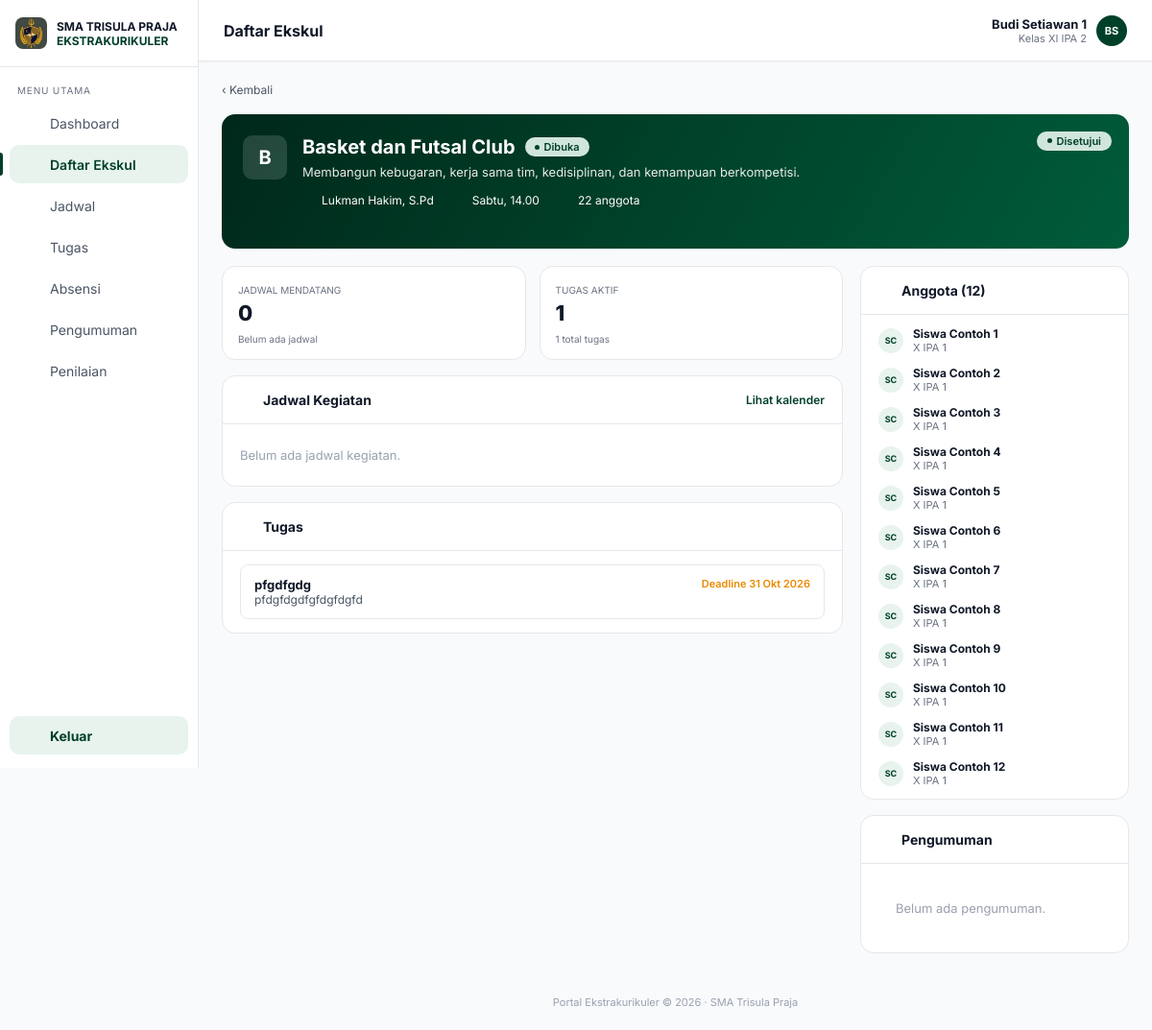
/portal-trisula/ekskul_detail.php?id=2 (signed in), run on an earlier commit of the app's database.
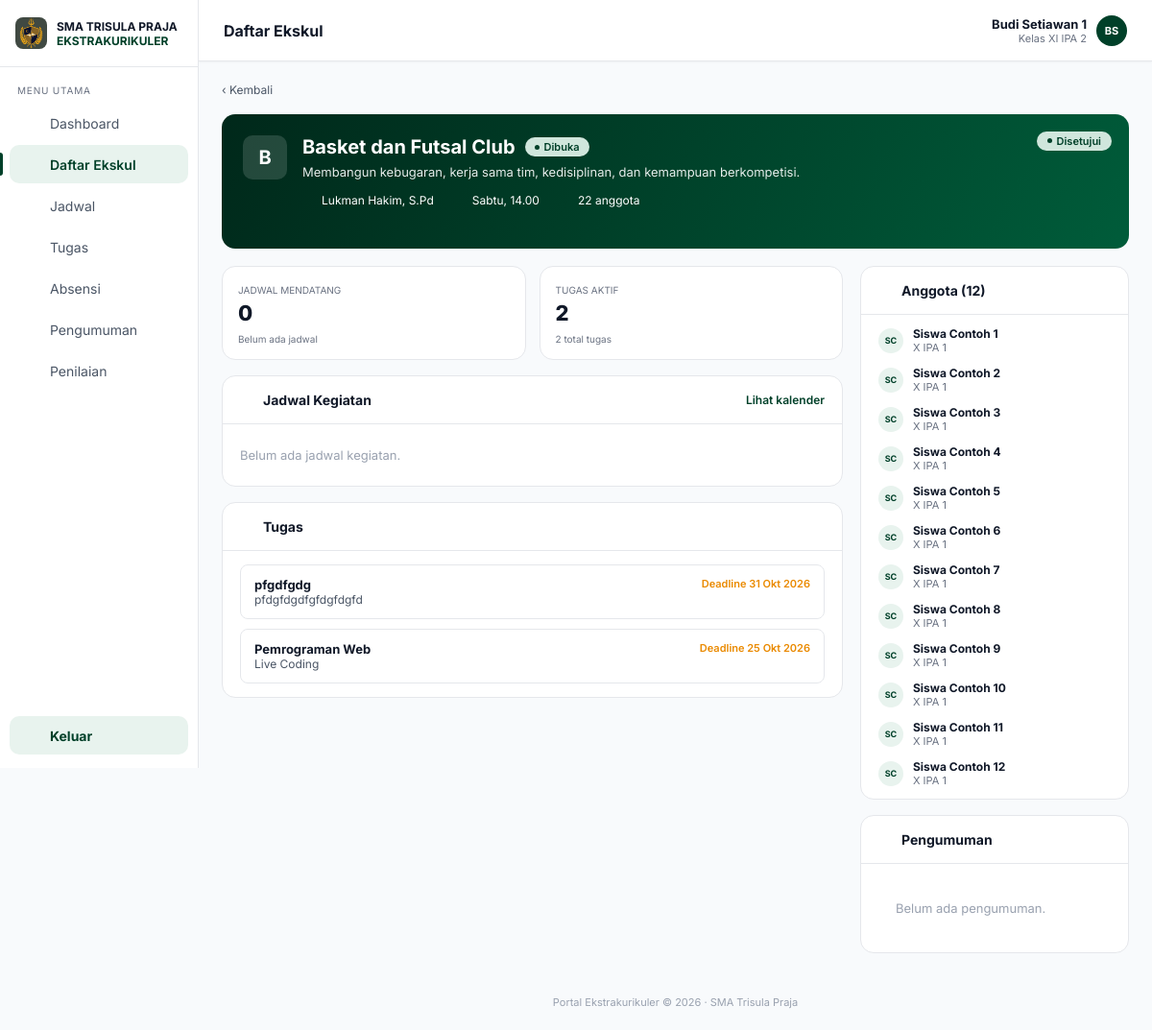
And on a later commit of the database.
### tables this page shows
CREATE TABLE `ekskul_tugas` (
  `id` int UNSIGNED NOT NULL,
  `ekskul_id` int UNSIGNED NOT NULL,
  `judul` varchar(150) NOT NULL,
  `keterangan` varchar(255) NOT NULL,
  `deadline` date NOT NULL
);

CREATE TABLE `users` (
  `id` int UNSIGNED NOT NULL,
  `username` varchar(50) NOT NULL,
  `password` varchar(255) NOT NULL,
  `nama` varchar(100) NOT NULL,
  `role` enum('siswa','pembimbing') NOT NULL DEFAULT 'siswa',
  `nis` varchar(20) DEFAULT NULL,
  `angkatan` year DEFAULT NULL,
  `kelas` varchar(30) DEFAULT NULL,
  `created_at` timestamp NULL DEFAULT CURRENT_TIMESTAMP
);

### portal-trisula/includes/auth.php (called while the page is built, shortened)
<?php
function e(?string $v): string
{
    return htmlspecialchars($v ?? '', ENT_QUOTES, 'UTF-8');
}

### portal-trisula/includes/ekskul.php (called while the page is built, shortened)
<?php
function tanggal_id(string $date): string
{
    $bulan = ['', 'Jan', 'Feb', 'Mar', 'Apr', 'Mei', 'Jun', 'Jul', 'Agu', 'Sep', 'Okt', 'Nov', 'Des'];
    $t = strtotime($date);
    return date('j', $t) . ' ' . $bulan[(int) date('n', $t)] . ' ' . date('Y', $t);
}
function find_ekskul(PDO $pdo, int $id): ?array
{
    $st = $pdo->prepare("SELECT e.*, (SELECT COUNT(*) FROM pendaftaran p WHERE p.ekskul_id = e.id AND p.status = 'disetujui') AS terisi
                         FROM ekskul e WHERE e.id = ?");
    $st->execute([$id]);
    $row = $st->fetch();
    return $row ?: null;
}

### portal-trisula/ekskul_detail.php (the view, shortened to what the changed rows need)
<?php
require __DIR__ . '/config/database.php';
require __DIR__ . '/includes/auth.php';
require __DIR__ . '/includes/siswa_layout.php';
require __DIR__ . '/includes/ekskul.php';
$session = require_role('siswa');
$pdo     = db();
$user    = load_user($pdo, (int) $session['id']);
$id     = (int) ($_GET['id'] ?? $_POST['id'] ?? 0);
$ekskul = find_ekskul($pdo, $id);
$today = date('Y-m-d');
$st = $pdo->prepare('SELECT * FROM ekskul_tugas WHERE ekskul_id = ? ORDER BY deadline DESC');
$st->execute([$id]);
$tugas      = $st->fetchAll();
$tugasAktif = count(array_filter($tugas, fn ($t) => $t['deadline'] >= $today));
$st = $pdo->prepare("SELECT u.nama, u.kelas FROM pendaftaran p JOIN users u ON u.id = p.siswa_id
                     WHERE p.ekskul_id = ? AND p.status = 'disetujui' ORDER BY p.id LIMIT 12");
$st->execute([$id]);
$anggota = $st->fetchAll();
siswa_header('Daftar Ekskul', 'ekskul', $user);
?>
<section class="hero-e">
    <div class="hero-main">
        <div>
            <h2><?= e($ekskul['nama']) ?> <span class="badge"><i></i>Dibuka</span></h2>
        </div>
    </div>
</section>
<div class="detail-grid">
    <div class="col">
        <div class="mini-stats">
            <article class="stat"><small>TUGAS AKTIF</small><strong style="color:#101828"><?= $tugasAktif ?></strong>
                <small><?= count($tugas) ?> total tugas</small></article>
        </div>
        <article class="panel">
            <div class="task-list">
                <?php foreach ($tugas as $t): $lewat = $t['deadline'] < $today; ?>
                    <div class="task">
                        <div><h4><?= e($t['judul']) ?></h4><p><?= e($t['keterangan']) ?></p></div>
                        <small class="<?= $lewat ? '' : 'txt-wait' ?>">Deadline <?= e(tanggal_id($t['deadline'])) ?></small>
                    </div>
                <?php endforeach; ?>
            </div>
        </article>
    </div>
    <div class="col">
        <article class="panel">
            <div class="members">
                <?php foreach ($anggota as $a): ?>
                    <div class="member">
                        <span class="avatar sm" style="background:#e8f3ee;color:#004029"><?= e(initials($a['nama'])) ?></span>
                        <div><b><?= e($a['nama']) ?></b><small><?= e((string) $a['kelas']) ?></small></div>
                    </div>
                <?php endforeach; ?>
            </div>
        </article>
    </div>
</div>
<?php siswa_footer();

### portal-trisula/includes/siswa_layout.php (shortened to what the changed rows need)
<?php
function icon(string $name): string
{
    $p = [
        'dashboard'  => '<rect x="3" y="3" width="7" height="7" rx="1"/><rect x="14" y="3" width="7" height="7" rx="1"/><rect x="3" y="14" width="7" height="7" rx="1"/><rect x="14" y="14" width="7" height="7" rx="1"/>',
        'ekskul'     => '<path d="M8 6h13M8 12h13M8 18h13"/><circle cx="4" cy="6" r="1"/><circle cx="4" cy="12" r="1"/><circle cx="4" cy="18" r="1"/>',
        'jadwal'     => '<rect x="3" y="5" width="18" height="16" rx="2"/><path d="M3 10h18M8 3v4M16 3v4"/>',
        'tugas'      => '<rect x="5" y="4" width="14" height="17" rx="2"/><path d="M9 4h6v3H9zM9 12h6M9 16h6"/>',
        'absensi'    => '<circle cx="12" cy="8" r="4"/><path d="M4 21a8 8 0 0 1 16 0"/>',
        'pengumuman' => '<rect x="3" y="7" width="18" height="12" rx="2"/><path d="M9 7V5h6v2"/>',
        'penilaian'  => '<path d="M6 20V10M12 20V4M18 20v-7"/>',
        'keluar'     => '<path d="M9 21H5a2 2 0 0 1-2-2V5a2 2 0 0 1 2-2h4M16 17l5-5-5-5M21 12H9"/>',
    ];
    return '<svg viewBox="0 0 24 24" width="20" height="20" fill="none" stroke="currentColor" stroke-width="1.8" stroke-linecap="round" stroke-linejoin="round" aria-hidden="true">' . ($p[$name] ?? '') . '</svg>';
}
function initials(string $nama): string
{
    $nama  = trim(explode(',', $nama)[0]);
    $parts = preg_split('/\s+/', $nama) ?: [];
    $out   = '';
    foreach (array_slice($parts, 0, 2) as $w) {
        $out .= mb_strtoupper(mb_substr($w, 0, 1));
    }
    return $out;
}
function siswa_header(string $title, string $active, array $user): void
{
    $menu = [
        'dashboard'  => ['Dashboard',    'dashboard_siswa.php'],
        'ekskul'     => ['Daftar Ekskul', 'daftar_ekskul.php'],
        'jadwal'     => ['Jadwal',       'jadwal.php'],
        'tugas'      => ['Tugas',        'tugas.php'],
        'absensi'    => ['Absensi',      'absensi.php'],
        'pengumuman' => ['Pengumuman',   'pengumuman.php'],
        'penilaian'  => ['Penilaian',    'penilaian.php'],
    ];
    ?>
<!DOCTYPE html>
<html lang="id">
<head>
    <link rel="stylesheet" href="assets/css/dashboard.css">
</head>
<body class="app">
<aside class="sidebar">
    <nav>
        <?php foreach ($menu as $key => [$label, $href]): ?>
            <a href="<?= e($href) ?>" class="<?= $key === $active ? 'active' : '' ?>">
                <?= icon($key) ?> <span><?= e($label) ?></span>
            </a>
        <?php endforeach; ?>
    </nav>
</aside>
<div class="content">
    <header class="top">
        <h1><?= e($title) ?></h1>
    </header>
    <main class="page">
<?php
}
function siswa_footer(): void
{
    ?>
    </main>
</div>
</body>
</html>
<?php
}

What changed in the data, as far as the page shows it:
shown differently, row unchanged: ekskul_tugas "pfgdfgdg": deadline "1" → (not shown)
added ekskul_tugas: judul "Pemrograman Web", keterangan "Live Coding", deadline "25 Okt 2026"
Also different on the page:
$tugasAktif: (not shown) → "2"
count($tugas): "1" → "2"
